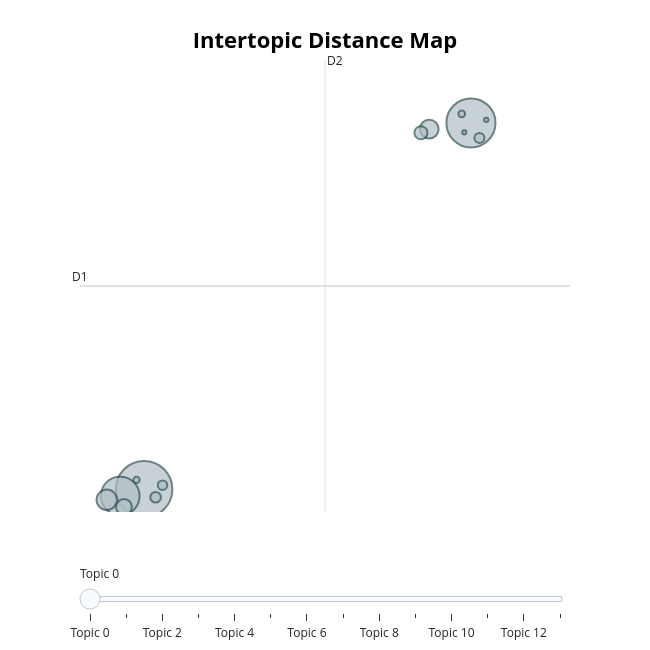
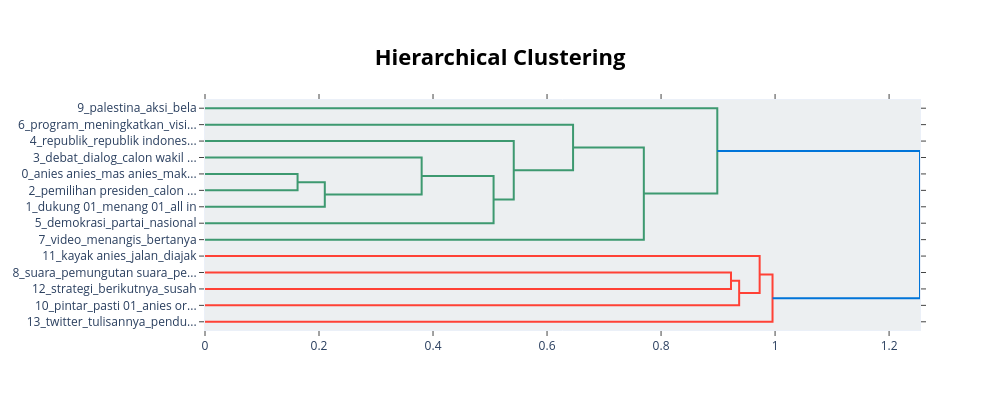
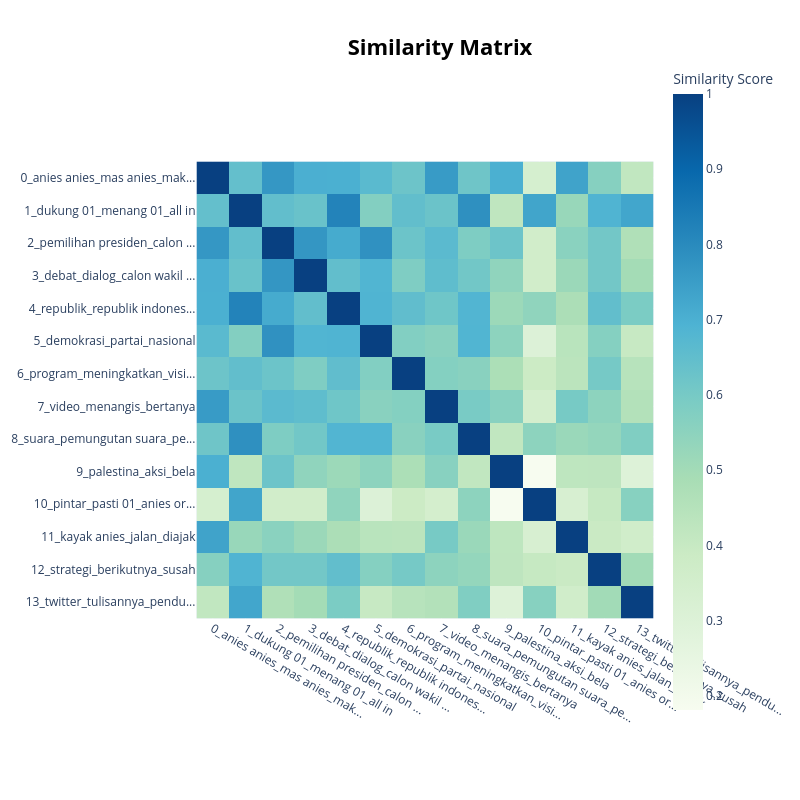
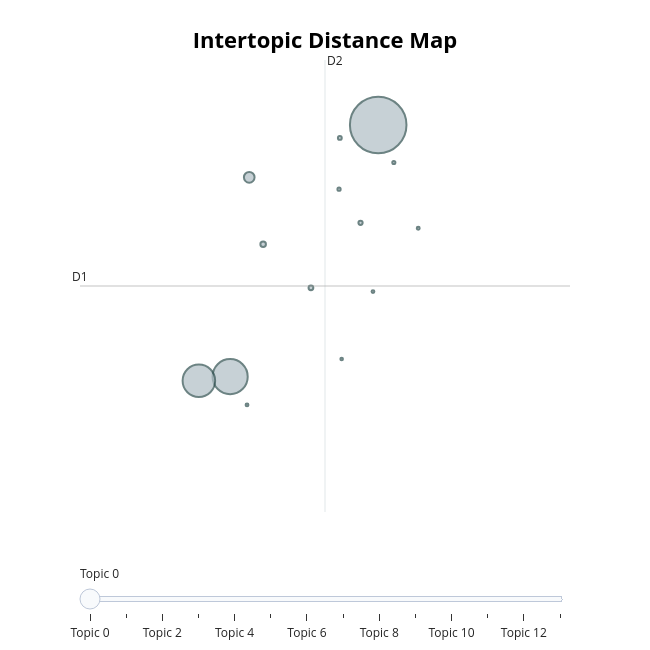

Notebook code cell kept with these figures, in order:
### Code cell
df_positive = df_01[df_01['predicted_label'] == 'POSITIVE']
run_topic_modeling(df_positive, group_name='POSITIVE')
df_negative = df_01[df_01['predicted_label'] == 'NEGATIVE']
run_topic_modeling(df_negative, group_name='NEGATIVE')
df_neutral = df_01[df_01['predicted_label'] == 'NEUTRAL']
run_topic_modeling(df_neutral, group_name='NEUTRAL')

### Figure 1 — Plotly figure (JSON) as saved in the notebook; plotly's stock layout.template omitted (floating-point values rounded to 4 significant figures)
{"data": [{"customdata": [[0, "anies anies | mas anies | makmur | pemimpin | adil", 2386], [1, "dukung 01 | menang 01 | all in | 01 karena | kalau 01", 1792], [2, "pemilihan presiden | calon presiden | politik | presiden | jadi presiden", 1118], [3, "debat | dialog | calon wakil presiden | calon wakil | wakil", 311], [4, "republik | republik indonesia | negara kesatuan republik | kesatuan republik indonesia | kesatuan republik", 262], [5, "demokrasi | partai | nasional | partai keadilan | partai keadilan sejahtera", 187], [6, "program | meningkatkan | visi misi | visi | misi", 128], [7, "video | menangis | bertanya | kalau bukan | sok", 84], [8, "suara | pemungutan suara | pemungutan | tempat pemungutan suara | tempat pemungutan", 75], [9, "palestina | aksi | bela | kemerdekaan | orasi", 67], [10, "pintar | pasti 01 | anies orang | cuma 01 | inti", 34], [11, "kayak anies | jalan | diajak | tingginya | bocah cilik", 30], [12, "strategi | berikutnya | susah | swing pemilih | sehingga", 14], [13, "twitter | tulisannya | pendukung 01 paling | pasukan | ramai", 12]], "hovertemplate": "<b>Topic %{customdata[0]}</b><br>%{customdata[1]}<br>Size: %{customdata[2]}", "legendgroup": "", "marker": {"color": "#B0BEC5", "line": {"color": "DarkSlateGrey", "width": 2}, "size": [2386, 1792, 1118, 311, 262, 187, 128, 84, 75, 67, 34, 30, 14, 12], "sizemode": "area", "sizeref": 1.491, "symbol": "circle"}, "mode": "markers", "name": "", "orientation": "v", "showlegend": false, "type": "scatter", "x": [6.414, 16.12, 5.705, 5.306, 14.88, 5.816, 14.64, 6.757, 16.38, 6.962, 15.85, 6.19, 16.58, 15.92], "xaxis": "x", "y": [-0.7137, 15.51, -1.014, -1.181, 15.23, -1.495, 15.07, -1.067, 14.84, -0.5317, 15.9, -0.2956, 15.64, 15.09], "yaxis": "y"}], "layout": {"annotations": [{"showarrow": false, "text": "D1", "x": 4.51, "y": 8.286, "yshift": 10}, {"showarrow": false, "text": "D2", "x": 11.79, "xshift": 10, "y": 18.29}], "height": 650, "hoverlabel": {"bgcolor": "white", "font": {"family": "Rockwell", "size": 16}}, "legend": {"itemsizing": "constant", "tracegroupgap": 0}, "margin": {"t": 60}, "shapes": [{"line": {"color": "#CFD8DC", "width": 2}, "type": "line", "x0": 11.79, "x1": 11.79, "y0": -1.72, "y1": 18.29}, {"line": {"color": "#9E9E9E", "width": 2}, "type": "line", "x0": 4.51, "x1": 19.07, "y0": 8.286, "y1": 8.286}], "sliders": [{"active": 0, "pad": {"t": 50}, "steps": [{"args": [{"marker.color": [["red", "#B0BEC5", "#B0BEC5", "#B0BEC5", "#B0BEC5", "#B0BEC5", "#B0BEC5", "#B0BEC5", "#B0BEC5", "#B0BEC5", "#B0BEC5", "#B0BEC5", "#B0BEC5", "#B0BEC5"]]}], "label": "Topic 0", "method": "update"}, {"args": [{"marker.color": [["#B0BEC5", "red", "#B0BEC5", "#B0BEC5", "#B0BEC5", "#B0BEC5", "#B0BEC5", "#B0BEC5", "#B0BEC5", "#B0BEC5", "#B0BEC5", "#B0BEC5", "#B0BEC5", "#B0BEC5"]]}], "label": "Topic 1", "method": "update"}, {"args": [{"marker.color": [["#B0BEC5", "#B0BEC5", "red", "#B0BEC5", "#B0BEC5", "#B0BEC5", "#B0BEC5", "#B0BEC5", "#B0BEC5", "#B0BEC5", "#B0BEC5", "#B0BEC5", "#B0BEC5", "#B0BEC5"]]}], "label": "Topic 2", "method": "update"}, {"args": [{"marker.color": [["#B0BEC5", "#B0BEC5", "#B0BEC5", "red", "#B0BEC5", "#B0BEC5", "#B0BEC5", "#B0BEC5", "#B0BEC5", "#B0BEC5", "#B0BEC5", "#B0BEC5", "#B0BEC5", "#B0BEC5"]]}], "label": "Topic 3", "method": "update"}, {"args": [{"marker.color": [["#B0BEC5", "#B0BEC5", "#B0BEC5", "#B0BEC5", "red", "#B0BEC5", "#B0BEC5", "#B0BEC5", "#B0BEC5", "#B0BEC5", "#B0BEC5", "#B0BEC5", "#B0BEC5", "#B0BEC5"]]}], "label": "Topic 4", "method": "update"}, {"args": [{"marker.color": [["#B0BEC5", "#B0BEC5", "#B0BEC5", "#B0BEC5", "#B0BEC5", "red", "#B0BEC5", "#B0BEC5", "#B0BEC5", "#B0BEC5", "#B0BEC5", "#B0BEC5", "#B0BEC5", "#B0BEC5"]]}], "label": "Topic 5", "method": "update"}, {"args": [{"marker.color": [["#B0BEC5", "#B0BEC5", "#B0BEC5", "#B0BEC5", "#B0BEC5", "#B0BEC5", "red", "#B0BEC5", "#B0BEC5", "#B0BEC5", "#B0BEC5", "#B0BEC5", "#B0BEC5", "#B0BEC5"]]}], "label": "Topic 6", "method": "update"}, {"args": [{"marker.color": [["#B0BEC5", "#B0BEC5", "#B0BEC5", "#B0BEC5", "#B0BEC5", "#B0BEC5", "#B0BEC5", "red", "#B0BEC5", "#B0BEC5", "#B0BEC5", "#B0BEC5", "#B0BEC5", "#B0BEC5"]]}], "label": "Topic 7", "method": "update"}, {"args": [{"marker.color": [["#B0BEC5", "#B0BEC5", "#B0BEC5", "#B0BEC5", "#B0BEC5", "#B0BEC5", "#B0BEC5", "#B0BEC5", "red", "#B0BEC5", "#B0BEC5", "#B0BEC5", "#B0BEC5", "#B0BEC5"]]}], "label": "Topic 8", "method": "update"}, {"args": [{"marker.color": [["#B0BEC5", "#B0BEC5", "#B0BEC5", "#B0BEC5", "#B0BEC5", "#B0BEC5", "#B0BEC5", "#B0BEC5", "#B0BEC5", "red", "#B0BEC5", "#B0BEC5", "#B0BEC5", "#B0BEC5"]]}], "label": "Topic 9", "method": "update"}, {"args": [{"marker.color": [["#B0BEC5", "#B0BEC5", "#B0BEC5", "#B0BEC5", "#B0BEC5", "#B0BEC5", "#B0BEC5", "#B0BEC5", "#B0BEC5", "#B0BEC5", "red", "#B0BEC5", "#B0BEC5", "#B0BEC5"]]}], "label": "Topic 10", "method": "update"}, {"args": [{"marker.color": [["#B0BEC5", "#B0BEC5", "#B0BEC5", "#B0BEC5", "#B0BEC5", "#B0BEC5", "#B0BEC5", "#B0BEC5", "#B0BEC5", "#B0BEC5", "#B0BEC5", "red", "#B0BEC5", "#B0BEC5"]]}], "label": "Topic 11", "method": "update"}, {"args": [{"marker.color": [["#B0BEC5", "#B0BEC5", "#B0BEC5", "#B0BEC5", "#B0BEC5", "#B0BEC5", "#B0BEC5", "#B0BEC5", "#B0BEC5", "#B0BEC5", "#B0BEC5", "#B0BEC5", "red", "#B0BEC5"]]}], "label": "Topic 12", "method": "update"}, {"args": [{"marker.color": [["#B0BEC5", "#B0BEC5", "#B0BEC5", "#B0BEC5", "#B0BEC5", "#B0BEC5", "#B0BEC5", "#B0BEC5", "#B0BEC5", "#B0BEC5", "#B0BEC5", "#B0BEC5", "#B0BEC5", "red"]]}], "label": "Topic 13", "method": "update"}]}], "title": {"font": {"color": "Black", "size": 22}, "text": "<b>Intertopic Distance Map</b>", "x": 0.5, "xanchor": "center", "y": 0.95, "yanchor": "top"}, "width": 650, "xaxis": {"anchor": "y", "domain": [0, 1], "range": [4.51, 19.07], "title": {"text": ""}, "visible": false}, "yaxis": {"anchor": "x", "domain": [0, 1], "range": [-1.72, 18.29], "title": {"text": ""}, "visible": false}}}

### Figure 2 — Plotly figure (JSON) as saved in the notebook; plotly's stock layout.template omitted (floating-point values rounded to 4 significant figures)
{"data": [{"hoverinfo": "text", "marker": {"color": "rgb(61,153,112)"}, "mode": "lines", "type": "scatter", "x": [0.0, 0.1624, 0.1624, 0.0], "xaxis": "x", "y": [-45.0, -45.0, -55.0, -55.0], "yaxis": "y"}, {"hoverinfo": "text", "marker": {"color": "rgb(61,153,112)"}, "mode": "lines", "type": "scatter", "x": [0.1624, 0.2101, 0.2101, 0.0], "xaxis": "x", "y": [-50.0, -50.0, -65.0, -65.0], "yaxis": "y"}, {"hoverinfo": "text", "marker": {"color": "rgb(61,153,112)"}, "mode": "lines", "type": "scatter", "x": [0.0, 0.3801, 0.3801, 0.2101], "xaxis": "x", "y": [-35.0, -35.0, -57.5, -57.5], "yaxis": "y"}, {"hoverinfo": "text", "marker": {"color": "rgb(61,153,112)"}, "mode": "lines", "type": "scatter", "x": [0.3801, 0.5062, 0.5062, 0.0], "xaxis": "x", "y": [-46.25, -46.25, -75.0, -75.0], "yaxis": "y"}, {"hoverinfo": "text", "marker": {"color": "rgb(61,153,112)"}, "mode": "lines", "type": "scatter", "x": [0.0, 0.5416, 0.5416, 0.5062], "xaxis": "x", "y": [-25.0, -25.0, -60.62, -60.62], "yaxis": "y"}, {"hoverinfo": "text", "marker": {"color": "rgb(61,153,112)"}, "mode": "lines", "type": "scatter", "x": [0.0, 0.6456, 0.6456, 0.5416], "xaxis": "x", "y": [-15.0, -15.0, -42.81, -42.81], "yaxis": "y"}, {"hoverinfo": "text", "marker": {"color": "rgb(61,153,112)"}, "mode": "lines", "type": "scatter", "x": [0.6456, 0.7698, 0.7698, 0.0], "xaxis": "x", "y": [-28.91, -28.91, -85.0, -85.0], "yaxis": "y"}, {"hoverinfo": "text", "marker": {"color": "rgb(61,153,112)"}, "mode": "lines", "type": "scatter", "x": [0.0, 0.8986, 0.8986, 0.7698], "xaxis": "x", "y": [-5.0, -5.0, -56.95, -56.95], "yaxis": "y"}, {"hoverinfo": "text", "marker": {"color": "rgb(255,65,54)"}, "mode": "lines", "type": "scatter", "x": [0.0, 0.9227, 0.9227, 0.0], "xaxis": "x", "y": [-105.0, -105.0, -115.0, -115.0], "yaxis": "y"}, {"hoverinfo": "text", "marker": {"color": "rgb(255,65,54)"}, "mode": "lines", "type": "scatter", "x": [0.9227, 0.937, 0.937, 0.0], "xaxis": "x", "y": [-110.0, -110.0, -125.0, -125.0], "yaxis": "y"}, {"hoverinfo": "text", "marker": {"color": "rgb(255,65,54)"}, "mode": "lines", "type": "scatter", "x": [0.0, 0.9729, 0.9729, 0.937], "xaxis": "x", "y": [-95.0, -95.0, -117.5, -117.5], "yaxis": "y"}, {"hoverinfo": "text", "marker": {"color": "rgb(255,65,54)"}, "mode": "lines", "type": "scatter", "x": [0.9729, 0.9955, 0.9955, 0.0], "xaxis": "x", "y": [-106.2, -106.2, -135.0, -135.0], "yaxis": "y"}, {"hoverinfo": "text", "marker": {"color": "rgb(0,116,217)"}, "mode": "lines", "type": "scatter", "x": [0.8986, 1.254, 1.254, 0.9955], "xaxis": "x", "y": [-30.98, -30.98, -120.6, -120.6], "yaxis": "y"}], "layout": {"autosize": false, "height": 410, "hoverlabel": {"bgcolor": "white", "font": {"family": "Rockwell", "size": 16}}, "hovermode": "closest", "plot_bgcolor": "#ECEFF1", "showlegend": false, "title": {"font": {"color": "Black", "size": 22}, "text": "<b>Hierarchical Clustering</b>", "x": 0.5, "xanchor": "center", "yanchor": "top"}, "width": 1000, "xaxis": {"mirror": "allticks", "rangemode": "tozero", "showgrid": false, "showline": true, "showticklabels": true, "ticks": "outside", "type": "linear", "zeroline": false}, "yaxis": {"mirror": "allticks", "range": [-140, 0], "rangemode": "tozero", "showgrid": false, "showline": true, "showticklabels": true, "tickmode": "array", "ticks": "outside", "ticktext": ["9_palestina_aksi_bela", "6_program_meningkatkan_visi...", "4_republik_republik indones...", "3_debat_dialog_calon wakil ...", "0_anies anies_mas anies_mak...", "2_pemilihan presiden_calon ...", "1_dukung 01_menang 01_all in", "5_demokrasi_partai_nasional", "7_video_menangis_bertanya", "11_kayak anies_jalan_diajak", "8_suara_pemungutan suara_pe...", "12_strategi_berikutnya_susah", "10_pintar_pasti 01_anies or...", "13_twitter_tulisannya_pendu..."], "tickvals": [-5, -15, -25, -35, -45, -55, -65, -75, -85, -95, -105, -115, -125, -135], "type": "linear", "zeroline": false}}}

### Figure 3 — Plotly figure (JSON) as saved in the notebook; plotly's stock layout.template omitted (floating-point values rounded to 4 significant figures; data arrays with more than 128 entries replaced by an {"elided": "..."} marker saying what was removed)
{"data": [{"coloraxis": "coloraxis", "hovertemplate": "x: %{x}<br>y: %{y}<br>Similarity Score: %{z}<extra></extra>", "name": "0", "type": "heatmap", "x": ["0_anies anies_mas anies_mak...", "1_dukung 01_menang 01_all in", "2_pemilihan presiden_calon ...", "3_debat_dialog_calon wakil ...", "4_republik_republik indones...", "5_demokrasi_partai_nasional", "6_program_meningkatkan_visi...", "7_video_menangis_bertanya", "8_suara_pemungutan suara_pe...", "9_palestina_aksi_bela", "10_pintar_pasti 01_anies or...", "11_kayak anies_jalan_diajak", "12_strategi_berikutnya_susah", "13_twitter_tulisannya_pendu..."], "xaxis": "x", "y": ["0_anies anies_mas anies_mak...", "1_dukung 01_menang 01_all in", "2_pemilihan presiden_calon ...", "3_debat_dialog_calon wakil ...", "4_republik_republik indones...", "5_demokrasi_partai_nasional", "6_program_meningkatkan_visi...", "7_video_menangis_bertanya", "8_suara_pemungutan suara_pe...", "9_palestina_aksi_bela", "10_pintar_pasti 01_anies or...", "11_kayak anies_jalan_diajak", "12_strategi_berikutnya_susah", "13_twitter_tulisannya_pendu..."], "yaxis": "y", "z": {"elided": "14x14 float values"}}], "layout": {"coloraxis": {"colorbar": {"title": {"text": "Similarity Score"}}, "colorscale": [[0, "rgb(247,252,240)"], [0.125, "rgb(224,243,219)"], [0.25, "rgb(204,235,197)"], [0.375, "rgb(168,221,181)"], [0.5, "rgb(123,204,196)"], [0.625, "rgb(78,179,211)"], [0.75, "rgb(43,140,190)"], [0.875, "rgb(8,104,172)"], [1, "rgb(8,64,129)"]]}, "height": 800, "hoverlabel": {"bgcolor": "white", "font": {"family": "Rockwell", "size": 16}}, "legend": {"title": {"text": "Trend"}}, "margin": {"t": 60}, "showlegend": true, "title": {"font": {"color": "Black", "size": 22}, "text": "<b>Similarity Matrix</b>", "x": 0.55, "xanchor": "center", "y": 0.95, "yanchor": "top"}, "width": 800, "xaxis": {"anchor": "y", "constrain": "domain", "domain": [0, 1], "scaleanchor": "y"}, "yaxis": {"anchor": "x", "autorange": "reversed", "constrain": "domain", "domain": [0, 1]}}}

### Figure 4 — Plotly figure (JSON) as saved in the notebook; plotly's stock layout.template omitted (floating-point values rounded to 4 significant figures)
{"data": [{"customdata": [[0, "pintar | dukung 01 | pilih 01 | buzzer 01 | agama", 5216], [1, "presiden | pemilihan | partai | indonesia | nasional", 2013], [2, "video | videotron | tolong | umum | kepret", 1726], [3, "twitter | berita | media | media sosial | sosial", 185], [4, "program | programnya | jaklingko | tersebut | bagus", 50], [5, "palestina | israel | amerika | lemah | gaza", 37], [6, "model | modelan | model begini | template | begini", 29], [7, "perusahaan | hobi | lawannya | respon | maling", 24], [8, "drama | bikin drama | iya anjing | polanya | dramanya", 17], [9, "organik | bot | mengakui | iya anjing | 01 pakai", 16], [10, "amerika | antek amerika | antek | jadinya | america", 14], [11, "galak | tum | kawan | biasanya | 01 antek", 13], [12, "model | model begini | hard | bikin narasi | bayar", 13], [13, "gas | oke | ribut | apanya | pol", 11]], "hovertemplate": "<b>Topic %{customdata[0]}</b><br>%{customdata[1]}<br>Size: %{customdata[2]}", "legendgroup": "", "marker": {"color": "#B0BEC5", "line": {"color": "DarkSlateGrey", "width": 2}, "size": [5216, 2013, 1726, 185, 50, 37, 29, 24, 17, 16, 14, 13, 13, 11], "sizemode": "area", "sizeref": 3.26, "symbol": "circle"}, "mode": "markers", "name": "", "orientation": "v", "showlegend": false, "type": "scatter", "x": [13.32, 11.29, 10.86, 11.55, 11.74, 12.4, 13.08, 12.79, 12.78, 13.53, 13.87, 13.25, 11.52, 12.82], "xaxis": "x", "y": [-5.727, -9.049, -9.102, -6.417, -7.301, -7.876, -7.017, -5.897, -6.573, -6.221, -7.09, -7.926, -9.422, -8.816], "yaxis": "y"}], "layout": {"annotations": [{"showarrow": false, "text": "D1", "x": 9.232, "y": -7.852, "yshift": 10}, {"showarrow": false, "text": "D2", "x": 12.59, "xshift": 10, "y": -4.868}], "height": 650, "hoverlabel": {"bgcolor": "white", "font": {"family": "Rockwell", "size": 16}}, "legend": {"itemsizing": "constant", "tracegroupgap": 0}, "margin": {"t": 60}, "shapes": [{"line": {"color": "#CFD8DC", "width": 2}, "type": "line", "x0": 12.59, "x1": 12.59, "y0": -10.84, "y1": -4.868}, {"line": {"color": "#9E9E9E", "width": 2}, "type": "line", "x0": 9.232, "x1": 15.95, "y0": -7.852, "y1": -7.852}], "sliders": [{"active": 0, "pad": {"t": 50}, "steps": [{"args": [{"marker.color": [["red", "#B0BEC5", "#B0BEC5", "#B0BEC5", "#B0BEC5", "#B0BEC5", "#B0BEC5", "#B0BEC5", "#B0BEC5", "#B0BEC5", "#B0BEC5", "#B0BEC5", "#B0BEC5", "#B0BEC5"]]}], "label": "Topic 0", "method": "update"}, {"args": [{"marker.color": [["#B0BEC5", "red", "#B0BEC5", "#B0BEC5", "#B0BEC5", "#B0BEC5", "#B0BEC5", "#B0BEC5", "#B0BEC5", "#B0BEC5", "#B0BEC5", "#B0BEC5", "#B0BEC5", "#B0BEC5"]]}], "label": "Topic 1", "method": "update"}, {"args": [{"marker.color": [["#B0BEC5", "#B0BEC5", "red", "#B0BEC5", "#B0BEC5", "#B0BEC5", "#B0BEC5", "#B0BEC5", "#B0BEC5", "#B0BEC5", "#B0BEC5", "#B0BEC5", "#B0BEC5", "#B0BEC5"]]}], "label": "Topic 2", "method": "update"}, {"args": [{"marker.color": [["#B0BEC5", "#B0BEC5", "#B0BEC5", "red", "#B0BEC5", "#B0BEC5", "#B0BEC5", "#B0BEC5", "#B0BEC5", "#B0BEC5", "#B0BEC5", "#B0BEC5", "#B0BEC5", "#B0BEC5"]]}], "label": "Topic 3", "method": "update"}, {"args": [{"marker.color": [["#B0BEC5", "#B0BEC5", "#B0BEC5", "#B0BEC5", "red", "#B0BEC5", "#B0BEC5", "#B0BEC5", "#B0BEC5", "#B0BEC5", "#B0BEC5", "#B0BEC5", "#B0BEC5", "#B0BEC5"]]}], "label": "Topic 4", "method": "update"}, {"args": [{"marker.color": [["#B0BEC5", "#B0BEC5", "#B0BEC5", "#B0BEC5", "#B0BEC5", "red", "#B0BEC5", "#B0BEC5", "#B0BEC5", "#B0BEC5", "#B0BEC5", "#B0BEC5", "#B0BEC5", "#B0BEC5"]]}], "label": "Topic 5", "method": "update"}, {"args": [{"marker.color": [["#B0BEC5", "#B0BEC5", "#B0BEC5", "#B0BEC5", "#B0BEC5", "#B0BEC5", "red", "#B0BEC5", "#B0BEC5", "#B0BEC5", "#B0BEC5", "#B0BEC5", "#B0BEC5", "#B0BEC5"]]}], "label": "Topic 6", "method": "update"}, {"args": [{"marker.color": [["#B0BEC5", "#B0BEC5", "#B0BEC5", "#B0BEC5", "#B0BEC5", "#B0BEC5", "#B0BEC5", "red", "#B0BEC5", "#B0BEC5", "#B0BEC5", "#B0BEC5", "#B0BEC5", "#B0BEC5"]]}], "label": "Topic 7", "method": "update"}, {"args": [{"marker.color": [["#B0BEC5", "#B0BEC5", "#B0BEC5", "#B0BEC5", "#B0BEC5", "#B0BEC5", "#B0BEC5", "#B0BEC5", "red", "#B0BEC5", "#B0BEC5", "#B0BEC5", "#B0BEC5", "#B0BEC5"]]}], "label": "Topic 8", "method": "update"}, {"args": [{"marker.color": [["#B0BEC5", "#B0BEC5", "#B0BEC5", "#B0BEC5", "#B0BEC5", "#B0BEC5", "#B0BEC5", "#B0BEC5", "#B0BEC5", "red", "#B0BEC5", "#B0BEC5", "#B0BEC5", "#B0BEC5"]]}], "label": "Topic 9", "method": "update"}, {"args": [{"marker.color": [["#B0BEC5", "#B0BEC5", "#B0BEC5", "#B0BEC5", "#B0BEC5", "#B0BEC5", "#B0BEC5", "#B0BEC5", "#B0BEC5", "#B0BEC5", "red", "#B0BEC5", "#B0BEC5", "#B0BEC5"]]}], "label": "Topic 10", "method": "update"}, {"args": [{"marker.color": [["#B0BEC5", "#B0BEC5", "#B0BEC5", "#B0BEC5", "#B0BEC5", "#B0BEC5", "#B0BEC5", "#B0BEC5", "#B0BEC5", "#B0BEC5", "#B0BEC5", "red", "#B0BEC5", "#B0BEC5"]]}], "label": "Topic 11", "method": "update"}, {"args": [{"marker.color": [["#B0BEC5", "#B0BEC5", "#B0BEC5", "#B0BEC5", "#B0BEC5", "#B0BEC5", "#B0BEC5", "#B0BEC5", "#B0BEC5", "#B0BEC5", "#B0BEC5", "#B0BEC5", "red", "#B0BEC5"]]}], "label": "Topic 12", "method": "update"}, {"args": [{"marker.color": [["#B0BEC5", "#B0BEC5", "#B0BEC5", "#B0BEC5", "#B0BEC5", "#B0BEC5", "#B0BEC5", "#B0BEC5", "#B0BEC5", "#B0BEC5", "#B0BEC5", "#B0BEC5", "#B0BEC5", "red"]]}], "label": "Topic 13", "method": "update"}]}], "title": {"font": {"color": "Black", "size": 22}, "text": "<b>Intertopic Distance Map</b>", "x": 0.5, "xanchor": "center", "y": 0.95, "yanchor": "top"}, "width": 650, "xaxis": {"anchor": "y", "domain": [0, 1], "range": [9.232, 15.95], "title": {"text": ""}, "visible": false}, "yaxis": {"anchor": "x", "domain": [0, 1], "range": [-10.84, -4.868], "title": {"text": ""}, "visible": false}}}
